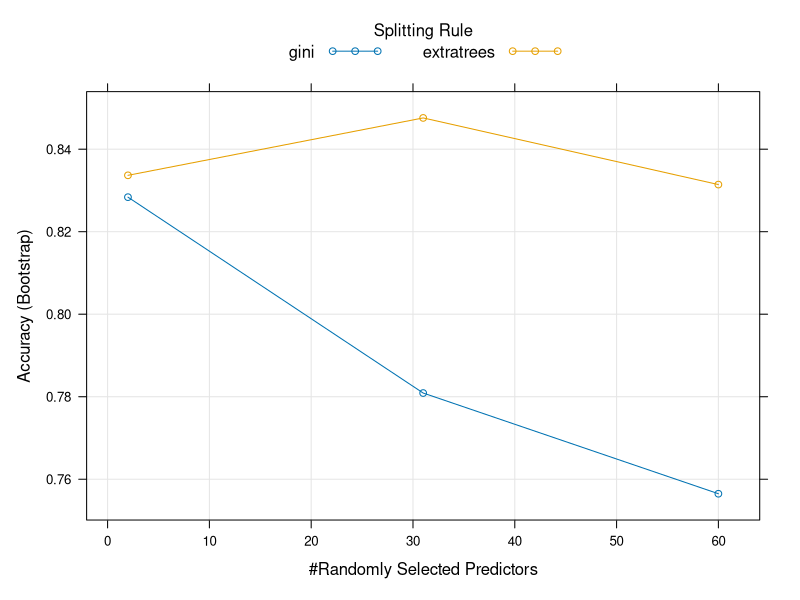

Generate this figure with R: (Note: this script raises an error after producing the figure.)
###############################################
###  RANDOM FORESTS 
###############################################
# robust against overfitting
# hyperparameter for tuning 
# fit many trees to a bootstrap sample 
# bootstrap aggregation or bagging
# requires little preprocessing such as transforming predictors
# captures threshold effects and variable interactions
# randomForests do not yield coefficients
# ensemble of nonlinear decision trees into a highly flexible
# and often quite accurate model.

# RFs resample columns of data at each split to improve accuracy
install.packages("mlbench") # Confusion Matrix
install.packages("caret") # training and test split
install.packages("ranger")
library(mlbench)
library(caret)
library(ranger) # RandomForests 
#RcppEigen

#load Sonar data in mlbench package
data(Sonar)
dim(Sonar) #208 x 61

# Column 61 is the classifer
unique(Sonar[,61]) # Levels M vs. R
Sonar[1:5, c(1:5,61)]

# set seed
set.seed(1234)

# ranger method fits a random forest
# it is faster than the original random forest method in R (randomForest) (usually)
# RFs can automatically capture interactions between variables 
model = train(Class~., data=Sonar,method="ranger")
plot(model)


# Fit random forest with 5 fold CV
model <- train(Class~., data=Sonar,method="ranger",
  tuneLength = 1,
  trControl = trainControl(
    method = "cv", 
    number = 5, 
    verboseIter = TRUE
  )
)
model
plot(model)

# Tuning parameter = mtry
# This is the number of randomly selected variables to use at each split
# Goes from 2 to number of variables
# Low values are more random
# High values (ex. 100 ) are less random
# Example: tree with 10 splits and mtry = 2 implies 10 samples of 2 predictors with each split.

# Tuning Grid: tuneLength
# Will take longer to run if 10, default is 3 -- does a grid search
# Fit random forest with 5 fold CV
model <- train(Class~., data=Sonar,method="ranger" ,
               tuneLength = 3,
               trControl = trainControl(
                 method = "cv", 
                 number = 5, 
                 verboseIter = TRUE
               )
)
model
plot(model)


# Make a custom tuning grid
myGrid=data.frame(mtry=c(2,3,4,5,10,20),
                  .splitrule = "variance",
                  .min.node.size = 5)
model <- train(Class~., data=Sonar,method="ranger" ,
               tuneLength = 3,
               tunGrid=myGrid,
               trControl = trainControl(
               method = "cv", 
               number = 5, 
               verboseIter = TRUE))
model
plot(model)
